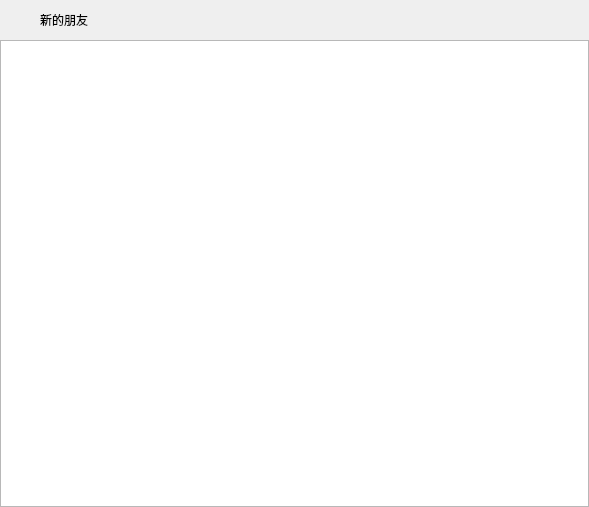
<?xml version="1.0" encoding="UTF-8"?>
<ui version="4.0">
 <class>ApplyFriendPageClass</class>
 <widget class="QWidget" name="ApplyFriendPageClass">
  <property name="geometry">
   <rect>
    <x>0</x>
    <y>0</y>
    <width>589</width>
    <height>507</height>
   </rect>
  </property>
  <property name="windowTitle">
   <string>ApplyFriendPage</string>
  </property>
  <layout class="QVBoxLayout" name="verticalLayout">
   <property name="spacing">
    <number>0</number>
   </property>
   <property name="leftMargin">
    <number>0</number>
   </property>
   <property name="topMargin">
    <number>0</number>
   </property>
   <property name="rightMargin">
    <number>0</number>
   </property>
   <property name="bottomMargin">
    <number>0</number>
   </property>
   <item>
    <widget class="QWidget" name="friend_apply_widget" native="true">
     <layout class="QHBoxLayout" name="horizontalLayout">
      <property name="spacing">
       <number>0</number>
      </property>
      <property name="leftMargin">
       <number>0</number>
      </property>
      <property name="topMargin">
       <number>0</number>
      </property>
      <property name="rightMargin">
       <number>0</number>
      </property>
      <property name="bottomMargin">
       <number>0</number>
      </property>
      <item>
       <spacer name="horizontalSpacer_2">
        <property name="orientation">
         <enum>Qt::Orientation::Horizontal</enum>
        </property>
        <property name="sizeType">
         <enum>QSizePolicy::Policy::Fixed</enum>
        </property>
        <property name="sizeHint" stdset="0">
         <size>
          <width>40</width>
          <height>20</height>
         </size>
        </property>
       </spacer>
      </item>
      <item>
       <widget class="QLabel" name="friend_apply_label">
        <property name="minimumSize">
         <size>
          <width>0</width>
          <height>40</height>
         </size>
        </property>
        <property name="maximumSize">
         <size>
          <width>16777215</width>
          <height>40</height>
         </size>
        </property>
        <property name="text">
         <string>新的朋友</string>
        </property>
       </widget>
      </item>
      <item>
       <spacer name="horizontalSpacer">
        <property name="orientation">
         <enum>Qt::Orientation::Horizontal</enum>
        </property>
        <property name="sizeHint" stdset="0">
         <size>
          <width>498</width>
          <height>20</height>
         </size>
        </property>
       </spacer>
      </item>
     </layout>
    </widget>
   </item>
   <item>
    <widget class="QWidget" name="widget_2" native="true">
     <layout class="QVBoxLayout" name="verticalLayout_2">
      <property name="spacing">
       <number>0</number>
      </property>
      <property name="leftMargin">
       <number>0</number>
      </property>
      <property name="topMargin">
       <number>0</number>
      </property>
      <property name="rightMargin">
       <number>0</number>
      </property>
      <property name="bottomMargin">
       <number>0</number>
      </property>
      <item>
       <widget class="ApplyFriendList" name="friend_apply_list"/>
      </item>
     </layout>
    </widget>
   </item>
  </layout>
 </widget>
 <layoutdefault spacing="6" margin="11"/>
 <customwidgets>
  <customwidget>
   <class>ApplyFriendList</class>
   <extends>QListWidget</extends>
   <header>ApplyFriendList.h</header>
  </customwidget>
 </customwidgets>
 <resources/>
 <connections/>
</ui>
